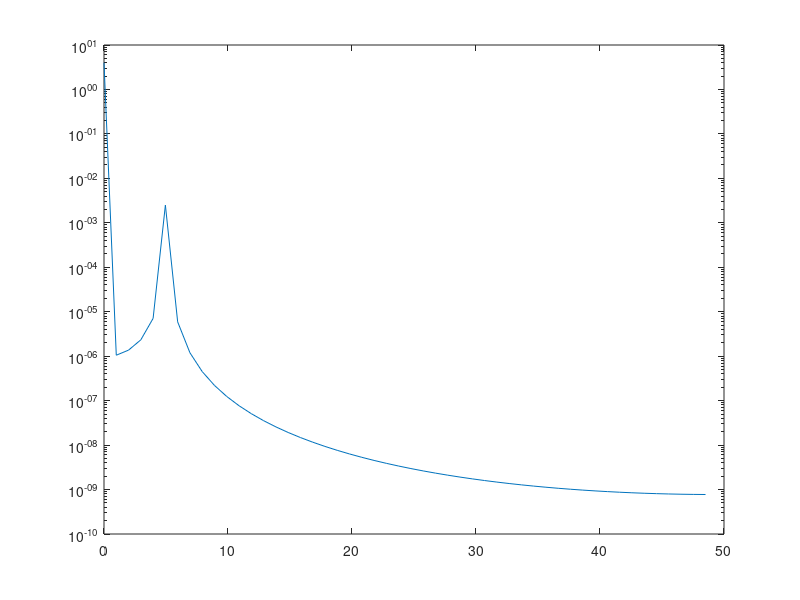

Here is the MATLAB script that generated this plot: (Note: this script raises an error after producing the figure.)
%% simple example of  FFT and iFFT
% https://www.gaussianwaves.com/2014/07/how-to-plot-fft-using-matlab-fft-of-basic-signals-sine-and-cosine-waves/
% https://www.gaussianwaves.com/2015/11/interpreting-fft-results-obtaining-magnitude-and-phase-information/

n  = 100; % number of samples
t  = linspace(0,1,n)';
dt = t(2)-t(1);
freq = 1/dt; %sampling frequency should be at least 2*highest frequency in signal
f    = 2 + 0.1*cos(2*pi*5*t + 10*pi/180);% + sin(2*pi*120*t);
n    = length(t);
fhat = fft(f,n)/n; % if scaling is included it needs to be added also in ifft
psd  = fhat.*conj(fhat); %/(n^2); % n^2 disappears if it we do fft/n

% power in time and in frequency domain (should match)
norm(f)^2/n;
sum(psd);

fVals = freq*(0:n/2-1)/n;
figure
semilogy(fVals,psd(1:n/2))

% select indices with largest PSD by sorting the PSD
[val,ind] = sort(psd,'desc');
%
ind_select = ones(n,1);
% select 2*n_keep indices, where the factor 2 is needed because we need the
% coefficients associated with negative frequencies as well to do the inverse
% transform
n_keep = 3;
ind_select(ind(2*n_keep:end)) = 0;
% set other indices to 0
fhat_new = ind_select.*fhat;
fnew    = n*ifft(fhat_new,n);

% note: if we want physical meaning out of the Fourier coefficients
% (amplitude, angle) we need to divide by n (and multiply by 2 if we don't
% include the complex conjugates)
ind_keep = ind(1:2*n_keep-1);
f_keep = fhat(ind_keep);
abs(f_keep);

% the phase angle is more tricky business
% https://www.gaussianwaves.com/2015/11/interpreting-fft-results-obtaining-magnitude-and-phase-information/
%angle(f_keep)
% f2 = f_keep;
% threshold = max(abs(f_keep))/10000; %tolerance threshold
% f2(abs(f_keep)<threshold) = 0; %maskout values that are below the threshold
% phase=atan2(imag(f2),real(f2))*180/pi; %phase information

% get only positive frequencies and mean
ind_pos = 2:2:2*(n_keep-1);
abs(fhat(1))
abs(fhat(ind_keep(ind_pos)))*2
f2 = fhat;
threshold = max(abs(f2))/1e4; %tolerance threshold
f2(abs(f2)<threshold) = 0; %maskout values that are below the threshold
angle(f2(ind_keep(ind_pos)))*180/pi


figure
plot(t,f);
hold on
plot(t,fnew);